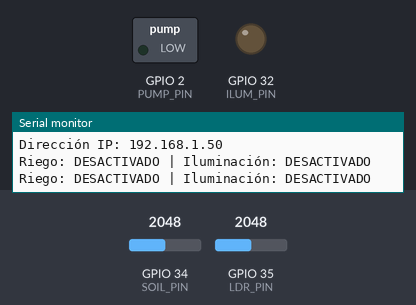
A sketch run on a simulated ESP32. On the bench: switched loads named in the sketch (green lamp = pin HIGH), output pins drawn as LEDs (lit = HIGH), the last lines printed to the serial monitor. Dashed ring = blinking. Inputs (shaded band) come from the test bench; at power-on: GPIO 35 (LDR_PIN) = 2048, GPIO 34 (SOIL_PIN) = 2048. WiFi joins after 1.5 s; servers stay silent unless stated; network time is answered at once with the bench clock; the local clock reads 2024-03-15 10:24:30 at power-on unless the sketch sets it; random numbers use the default seed unless the sketch sets one.

Above: at 3.2 s.
3.3 s: GPIO 35 (LDR_PIN) set to 2437
5.5 s: GPIO 35 (LDR_PIN) set to 2565
At 6.8 s:
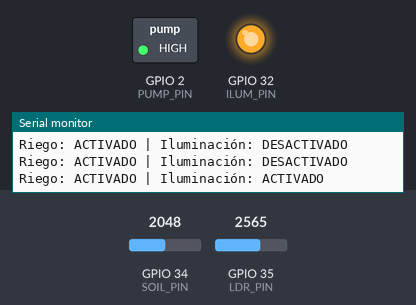
13.5 s: GPIO 35 (LDR_PIN) set to 2047
At 17.4 s:
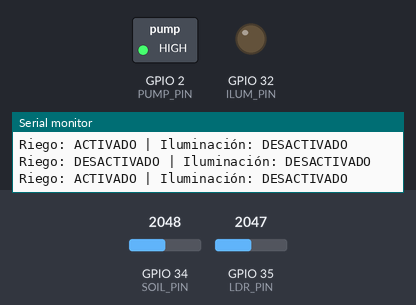
17.5 s: GPIO 35 (LDR_PIN) set to 1547
19.2 s: GPIO 35 (LDR_PIN) set to 1457
At 21.3 s:
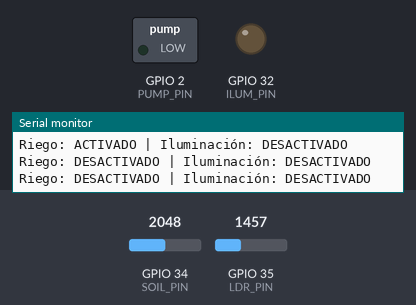
Timing chart, 0 to 22.5 s (numbered marks = the images above; inputs shaded):
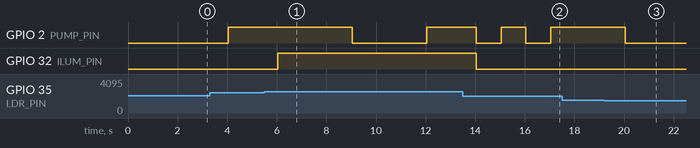

The sketch:

ESP32_SourceCode.ino
```cpp
#include <WiFi.h>
#include <ESPAsyncWebServer.h>
#include <ArduinoJson.h>
#include <NTPClient.h>
#include <WiFiUdp.h>

// Configuración de la red WiFi
const char *ssid = "TUWIFI";
const char *password = "TUCONTRASEÑA";

// Configuración del servidor WebSocket
AsyncWebServer server(80);
AsyncWebSocket ws("/ws");

#define LDR_PIN 35  // Sensor de luz
#define SOIL_PIN 34 // Sensor de humedad

#define PUMP_PIN 2 // Pin del actuador de bomba de riego (simulado)
#define ILUM_PIN 32 // Pin del actuador de iluminación (simulado)

// Variables de umbrales
float humidity_min = 20, humidity_max = 60, humidity_critical = 10, humidity_auto = 50;
int ldr_min = 1000, ldr_max = 500, ldr_critical = 2500, ldr_auto = 1500;
float temp_min = 15, temp_max = 30, temp_critical = 5, temp_auto = 20;

bool irrigationStatus = false, iluminationStatus = false;
bool automaticMode = true, forcedIrrigation = false, forcedIlumination = false;

WiFiUDP ntpUDP;
NTPClient timeClient(ntpUDP, "pool.ntp.org", -3 * 3600, 60000);

// Mapeo de humedad
int mapSoilToPercentage(int rawValue)
{
    return map(rawValue, 4095, 0, 0, 100);
}

// Notificación a clientes WebSocket
void notifyClients(String timestamp, int ldrValue, int soilPercentage, float tempValue)
{
    StaticJsonDocument<200> jsonDoc;
    jsonDoc["timestamp"] = timestamp;
    jsonDoc["zona"] = "A1";
    jsonDoc["ldr"] = ldrValue;
    jsonDoc["humedad"] = soilPercentage;
    jsonDoc["temperatura"] = tempValue;
    jsonDoc["riegoActivo"] = irrigationStatus;
    jsonDoc["iluminacionActivo"] = iluminationStatus;
    jsonDoc["automaticoActivo"] = automaticMode;

    String jsonString;
    serializeJson(jsonDoc, jsonString);
    ws.textAll(jsonString);
}

// Manejo de mensajes WebSocket
void handleWebSocketMessage(void *arg, uint8_t *data, size_t len)
{
    AwsFrameInfo *info = (AwsFrameInfo *)arg;
    if (info->final && info->index == 0 && info->len == len && info->opcode == WS_TEXT)
    {
        String message = String((char *)data);
        StaticJsonDocument<300> jsonDoc;
        if (!deserializeJson(jsonDoc, message))
        {

            if (jsonDoc.containsKey("AUTO_ON"))
                automaticMode = true;
            if (jsonDoc.containsKey("AUTO_OFF"))
                automaticMode = false;

            if (!automaticMode)
            {
                forcedIrrigation = jsonDoc.containsKey("RIEGO_ON") ? true : jsonDoc.containsKey("RIEGO_OFF") ? false
                                                                                                             : irrigationStatus;
                forcedIlumination = jsonDoc.containsKey("ILUM_ON") ? true : jsonDoc.containsKey("ILUM_OFF") ? false
                                                                                                            : iluminationStatus;
            }

            humidity_min = jsonDoc["humidity_min"] | humidity_min;
            humidity_max = jsonDoc["humidity_max"] | humidity_max;
            humidity_critical = jsonDoc["humidity_critical"] | humidity_critical;
            humidity_auto = jsonDoc["humidity_auto"] | humidity_auto;

            ldr_min = jsonDoc["ldr_min"] | ldr_min;
            ldr_max = jsonDoc["ldr_max"] | ldr_max;
            ldr_critical = jsonDoc["ldr_critical"] | ldr_critical;
            ldr_auto = jsonDoc["ldr_auto"] | ldr_auto;

            temp_min = jsonDoc["temp_min"] | temp_min;
            temp_max = jsonDoc["temp_max"] | temp_max;
            temp_critical = jsonDoc["temp_critical"] | temp_critical;
            temp_auto = jsonDoc["temp_auto"] | temp_auto;
        }
    }
}

// Manejo de eventos WebSocket
void onEvent(AsyncWebSocket *server, AsyncWebSocketClient *client, AwsEventType type,
             void *arg, uint8_t *data, size_t len)
{
    if (type == WS_EVT_CONNECT)
    {
        Serial.printf("Cliente %u conectado\n", client->id());
    }
    else if (type == WS_EVT_DISCONNECT)
    {
        Serial.printf("Cliente %u desconectado\n", client->id());
    }
    else if (type == WS_EVT_DATA)
    {
        handleWebSocketMessage(arg, data, len);
    }
}

// Configuración del sistema
void setup()
{
    Serial.begin(115200);
    WiFi.begin(ssid, password);

    while (WiFi.status() != WL_CONNECTED)
    {
        delay(1000);
        Serial.println("Conectando a WiFi...");
    }

    pinMode(ILUM_PIN, OUTPUT);
    pinMode(PUMP_PIN, OUTPUT);

    Serial.println("Conectado a WiFi");
    Serial.print("Dirección IP: ");
    Serial.println(WiFi.localIP());

    timeClient.begin();
    ws.onEvent(onEvent);
    server.addHandler(&ws);
    server.begin();
}

// Control de riego e iluminación
void controlRiego(int soilPercentage, float ldr, float temp)
{
    if (automaticMode)
    {
        if (humidity_auto > soilPercentage && ldr_auto < ldr && temp_auto < temp)
        {
            irrigationStatus = true;
        }
        else
        {
            irrigationStatus = (soilPercentage < humidity_critical);
        }

        iluminationStatus = (ldr > ldr_critical);
    }
    else
    {
        irrigationStatus = forcedIrrigation;
        iluminationStatus = forcedIlumination;
    }

    digitalWrite(ILUM_PIN, iluminationStatus ? HIGH : LOW);
    digitalWrite(PUMP_PIN, irrigationStatus ? HIGH : LOW);

    Serial.printf("Riego: %s | Iluminación: %s\n", irrigationStatus ? "ACTIVADO" : "DESACTIVADO",
                  iluminationStatus ? "ACTIVADO" : "DESACTIVADO");
}

// Bucle principal
void loop()
{
    timeClient.update();
    int ldrValue = analogRead(LDR_PIN);
    int soilPercentage = mapSoilToPercentage(analogRead(SOIL_PIN));
    float tempValue = random(19, 26); // Simulación de temperatura

    controlRiego(soilPercentage, ldrValue, tempValue);
    notifyClients(timeClient.getFormattedTime(), ldrValue, soilPercentage, tempValue);

    delay(1000);
}
```

Measured:
- the behaviour switches between 2500 and 2501 on GPIO 35 (LDR_PIN) (found by bisection; images 0 and 1)
- the behaviour switches between 1501 and 1500 on GPIO 35 (LDR_PIN) (found by bisection; images 2 and 3)
- after the input at 5.5 s, GPIO 32 (ILUM_PIN): LOW → HIGH after 0.54 s
- after the input at 13.5 s, GPIO 32 (ILUM_PIN): HIGH → LOW after 0.54 s
- after the input at 19.2 s, GPIO 2 (PUMP_PIN): HIGH → LOW after 0.84 s
